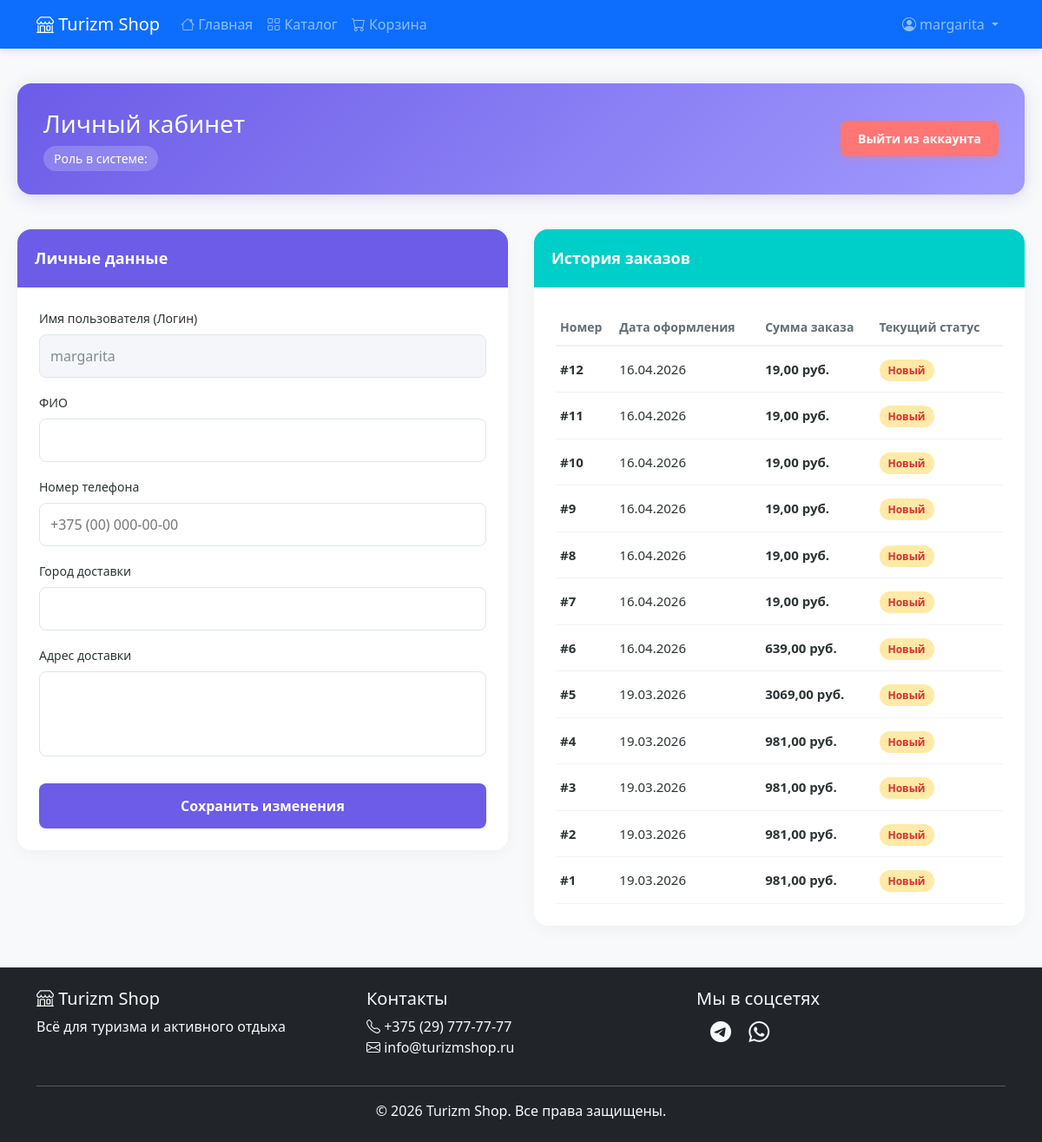
/api/profile/ (signed in), run on an earlier commit of the app's database.
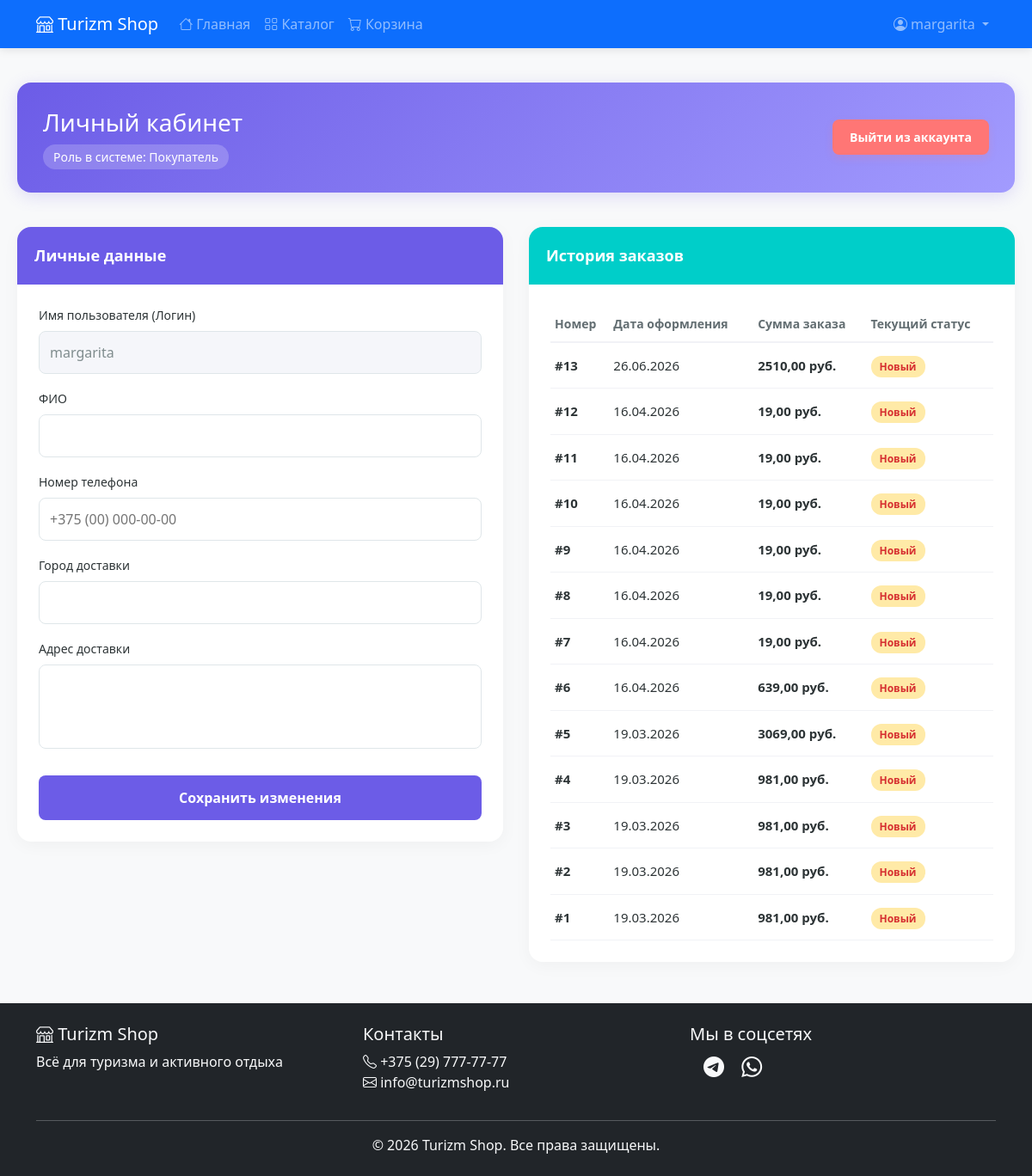
And on a later commit of the database.
### shop/models.py (models this page shows, shortened)
class Order(models.Model):
    STATUS_CHOICES = [
        ('new', 'Новый'),
        ('paid', 'Оплачен'),
        ('shipped', 'Отправлен'),
        ('completed', 'Завершен'),
        ('cancelled', 'Отменен'),
    ]
    user = models.ForeignKey(User, on_delete=models.CASCADE, verbose_name="Пользователь")
    created_at = models.DateTimeField(auto_now_add=True, verbose_name="Дата создания")
    updated_at = models.DateTimeField(auto_now=True, verbose_name="Дата обновления")
    first_name = models.CharField(max_length=100, verbose_name="Имя")
    last_name = models.CharField(max_length=100, verbose_name="Фамилия")
    email = models.EmailField(verbose_name="Email")
    phone = models.CharField(
        max_length=20,
        validators=[belarus_phone_validator],
        verbose_name="Телефон",
        help_text="Формат: +375XXXXXXXXX"
    )
    address = models.TextField(verbose_name="Адрес доставки")
    comments = models.TextField(blank=True, null=True, verbose_name="Комментарий")
    total_price = models.DecimalField(max_digits=10, decimal_places=2, verbose_name="Общая сумма")
    status = models.CharField(max_length=20, choices=STATUS_CHOICES, default='new', verbose_name="Статус")
    class Meta:
        verbose_name = "Заказ"
        verbose_name_plural = "Заказы"
        ordering = ['-created_at']

class Profile(models.Model):
    class Roles(models.TextChoices):
        CUSTOMER = 'CUSTOMER', 'Покупатель'
        MANAGER = 'MANAGER', 'Менеджер'
        ADMIN = 'ADMIN', 'Администратор'
    user = models.OneToOneField(User, on_delete=models.CASCADE, related_name='profile', verbose_name="Пользователь")
    role = models.CharField(max_length=10, choices=Roles.choices, default=Roles.CUSTOMER, verbose_name="Роль")
    full_name = models.CharField(max_length=255, blank=True, verbose_name="ФИО")
    phone = models.CharField(
        max_length=20,
        blank=True,
        validators=[belarus_phone_validator],
        verbose_name="Телефон",
        help_text="Формат: +375XXXXXXXXX"
    )
    address = models.TextField(blank=True, verbose_name="Адрес доставки")
    delivery_city = models.CharField(max_length=100, blank=True, verbose_name="Город доставки")
    favorite_category = models.ForeignKey(
        Category,
        on_delete=models.SET_NULL,
        null=True,
        blank=True,
        verbose_name="Любимая категория"
    )
    class Meta:
        verbose_name = "Профиль пользователя"
        verbose_name_plural = "Профили пользователей"

### shop/templates/shop/profile.html (shortened to what the changed rows need)
{% extends "shop/base.html" %}
{% block content %}
<div style="max-width: 1200px; margin: 40px auto; padding: 0 20px; font-family: 'Segoe UI', Tahoma, Geneva, Verdana, sans-serif;">
    {% if not user.is_authenticated %}
    <div style="max-width: 500px; margin: 80px auto; padding: 40px; background: white; border-radius: 16px; box-shadow: 0 4px 25px rgba(0,0,0,0.05); text-align: center;">
        <h2 style="color: #ff7675; margin-bottom: 15px;">Доступ ограничен</h2>
        <p style="color: #636e72; margin-bottom: 25px; line-height: 1.6;">Для просмотра личного кабинета необходимо войти в систему под своим аккаунтом.</p>
        <a href="{% url 'login' %}" style="background: #6c5ce7; color: white; padding: 12px 30px; border-radius: 8px; text-decoration: none; font-weight: bold; display: inline-block; transition: 0.3s; box-shadow: 0 4px 15px rgba(108, 92, 231, 0.3);">Перейти ко входу</a>
    </div>
    {% else %}
    <div style="display: flex; justify-content: space-between; align-items: center; margin-bottom: 40px; background: linear-gradient(135deg, #6c5ce7, #a29bfe); padding: 30px; border-radius: 16px; color: white; box-shadow: 0 4px 20px rgba(108, 92, 231, 0.2);">
        <div>
            <h1 style="margin: 0 0 10px 0; font-size: 28px;">Личный кабинет</h1>
            <span style="background: rgba(255,255,255,0.2); padding: 5px 12px; border-radius: 20px; font-size: 14px; font-weight: 500;">Роль в системе: {{ user.profile.get_role_display }}</span>
        </div>
        <a href="{% url 'logout' %}" style="background: #ff7675; color: white; padding: 10px 20px; border-radius: 8px; text-decoration: none; font-weight: bold; font-size: 14px; transition: 0.3s; box-shadow: 0 4px 10px rgba(255, 118, 117, 0.2);">Выйти из аккаунта</a>
    </div>
    <div style="display: grid; grid-template-columns: 1fr 1fr; gap: 30px; align-items: start;">
        <div style="background: white; border-radius: 16px; box-shadow: 0 4px 20px rgba(0,0,0,0.04); overflow: hidden;">
            <div style="background: #6c5ce7; color: white; padding: 20px; font-weight: bold; font-size: 18px;">Личные данные</div>
            <form method="post" action="{% url 'shop:api_me' %}" style="padding: 25px;">
                <div style="margin-bottom: 18px;">
                    <label style="display: block; margin-bottom: 8px; color: #2d3436; font-weight: 500; font-size: 14px;">Имя пользователя (Логин)</label>
                    <input type="text" value="{{ user.username }}" disabled style="width: 100%; padding: 12px; border: 1px solid #dfe6e9; border-radius: 8px; background: #f5f6fa; color: #7f8c8d; box-sizing: border-box;">
                </div>
                <div style="margin-bottom: 18px;">
                    <label style="display: block; margin-bottom: 8px; color: #2d3436; font-weight: 500; font-size: 14px;">ФИО</label>
                    <input type="text" name="full_name" value="{{ user.profile.full_name }}" style="width: 100%; padding: 12px; border: 1px solid #dfe6e9; border-radius: 8px; box-sizing: border-box;">
                </div>
                <div style="margin-bottom: 18px;">
                    <label style="display: block; margin-bottom: 8px; color: #2d3436; font-weight: 500; font-size: 14px;">Номер телефона</label>
                    <input type="text" name="phone" id="phone_input" value="{{ user.profile.phone }}" placeholder="+375 (00) 000-00-00" style="width: 100%; padding: 12px; border: 1px solid #dfe6e9; border-radius: 8px; box-sizing: border-box;">
                </div>
                <div style="margin-bottom: 18px;">
                    <label style="display: block; margin-bottom: 8px; color: #2d3436; font-weight: 500; font-size: 14px;">Город доставки</label>
                    <input type="text" name="delivery_city" value="{{ user.profile.delivery_city }}" style="width: 100%; padding: 12px; border: 1px solid #dfe6e9; border-radius: 8px; box-sizing: border-box;">
                </div>
                <div style="margin-bottom: 25px;">
                    <label style="display: block; margin-bottom: 8px; color: #2d3436; font-weight: 500; font-size: 14px;">Адрес доставки</label>
                    <textarea name="address" rows="3" style="width: 100%; padding: 12px; border: 1px solid #dfe6e9; border-radius: 8px; box-sizing: border-box; resize: none;">{{ user.profile.address }}</textarea>
                </div>
                <button type="submit" style="width: 100%; background: #6c5ce7; color: white; border: none; padding: 14px; border-radius: 8px; font-size: 16px; font-weight: bold; cursor: pointer; transition: 0.3s;">Сохранить изменения</button>
            </form>
        </div>
        <div style="background: white; border-radius: 16px; box-shadow: 0 4px 20px rgba(0,0,0,0.04); overflow: hidden;">
            <div style="background: #00cec9; color: white; padding: 20px; font-weight: bold; font-size: 18px;">История заказов</div>
            <div style="padding: 25px;">
                {% if user.order_set.all %}
                <table style="width: 100%; border-collapse: collapse; text-align: left;">
                    <thead>
                        <tr style="border-bottom: 2px solid #f1f2f6; color: #636e72; font-size: 14px;">
                            <th style="padding: 10px 5px;">Номер</th>
                            <th style="padding: 10px 5px;">Дата оформления</th>
                            <th style="padding: 10px 5px;">Сумма заказа</th>
                            <th style="padding: 10px 5px;">Текущий статус</th>
                        </tr>
                    </thead>
                    <tbody>
                        {% for order in user.order_set.all %}
                        <tr style="border-bottom: 1px solid #f1f2f6; font-size: 15px; color: #2d3436;">
                            <td style="padding: 15px 5px; font-weight: bold;">#{{ order.id }}</td>
                            <td style="padding: 15px 5px;">{{ order.created_at|date:"d.m.Y" }}</td>
                            <td style="padding: 15px 5px; font-weight: bold;">{{ order.total_price }} руб.</td>
                            <td style="padding: 15px 5px;"><span style="background: #ffeaa7; color: #d63031; padding: 4px 10px; border-radius: 12px; font-size: 12px; font-weight: bold;">{{ order.get_status_display }}</span></td>
                        </tr>
                        {% endfor %}
                    </tbody>
                </table>
                {% else %}
                <div style="text-align: center; padding: 40px 0; color: #b2bec3;">
                    <p style="margin: 0 0 15px 0;">У вас пока нет оформленных заказов</p>
                    <a href="{% url 'shop:product_list' %}" style="color: #6c5ce7; text-decoration: none; font-weight: bold;">Перейти в каталог →</a>
                </div>
                {% endif %}
            </div>
        </div>
    </div>
    {% endif %}
</div>
{% endblock %}

### shop/templates/shop/base.html (shortened to what this page needs)
{% load static %}
<!DOCTYPE html>
<html lang="ru">
<head>
    <link href="https://cdn.jsdelivr.net/npm/bootstrap@5.3.0/dist/css/bootstrap.min.css" rel="stylesheet">
    <link rel="stylesheet" href="https://cdn.jsdelivr.net/npm/bootstrap-icons@1.10.0/font/bootstrap-icons.css">
    <link rel="stylesheet" href="{% static 'css/style.css' %}">
</head>
<body>
    <nav class="navbar navbar-expand-lg navbar-dark bg-primary sticky-top">
        <div class="container">
            <a class="navbar-brand" href="{% url 'shop:index' %}">
                <i class="bi bi-shop"></i> Turizm Shop
            </a>
            <div class="collapse navbar-collapse" id="navbarNav">
                <ul class="navbar-nav me-auto">
                    <li class="nav-item">
                        <a class="nav-link" href="{% url 'shop:index' %}">
                            <i class="bi bi-house"></i> Главная
                        </a>
                    </li>
                    <li class="nav-item">
                        <a class="nav-link" href="{% url 'shop:product_list' %}">
                            <i class="bi bi-grid"></i> Каталог
                        </a>
                    </li>
                    <li class="nav-item">
                        <a class="nav-link" href="{% url 'shop:cart_view' %}">
                            <i class="bi bi-cart"></i> Корзина
                        </a>
                    </li>
                </ul>
                <ul class="navbar-nav">
                    {% if user.is_authenticated %}
                        <li class="nav-item dropdown">
                            <a class="nav-link dropdown-toggle" href="#" id="navbarDropdown" role="button" data-bs-toggle="dropdown">
                                <i class="bi bi-person-circle"></i> {{ user.username }}
                            </a>
                        </li>
                    {% else %}
                        <li class="nav-item">
                            <a class="nav-link" href="{% url 'login' %}">
                                <i class="bi bi-box-arrow-in-right"></i> Войти
                            </a>
                        </li>
                    {% endif %}
                </ul>
            </div>
        </div>
    </nav>
    <main>
        {% block content %}{% endblock %}
    </main>
    <footer class="bg-dark text-light mt-5 py-4">
        <div class="container">
            <div class="row">
                <div class="col-md-4">
                    <h5><i class="bi bi-shop"></i> Turizm Shop</h5>
                    <p>Всё для туризма и активного отдыха</p>
                </div>
                <div class="col-md-4">
                    <h5>Контакты</h5>
                    <p>
                        <i class="bi bi-telephone"></i> +375 (29) 777-77-77<br>
                        <i class="bi bi-envelope"></i> info@turizmshop.ru
                    </p>
                </div>
                <div class="col-md-4">
                    <h5>Мы в соцсетях</h5>
                    <a href="#" class="text-light me-3"><i class="bi bi-telegram fs-4"></i></a>
                    <a href="#" class="text-light"><i class="bi bi-whatsapp fs-4"></i></a>
                </div>
            </div>
            <hr>
            <div class="text-center">
                <p class="mb-0">&copy; 2026 Turizm Shop. Все права защищены.</p>
            </div>
        </div>
    </footer>
</body>
</html>

What changed in the data, as far as the page shows it:
added Order: id "13", created_at "26.06.2026", total_price "2510,00", status "Новый"
Also different on the page:
{{ user.profile.get_role_display }}: (not shown) → "Покупатель"
